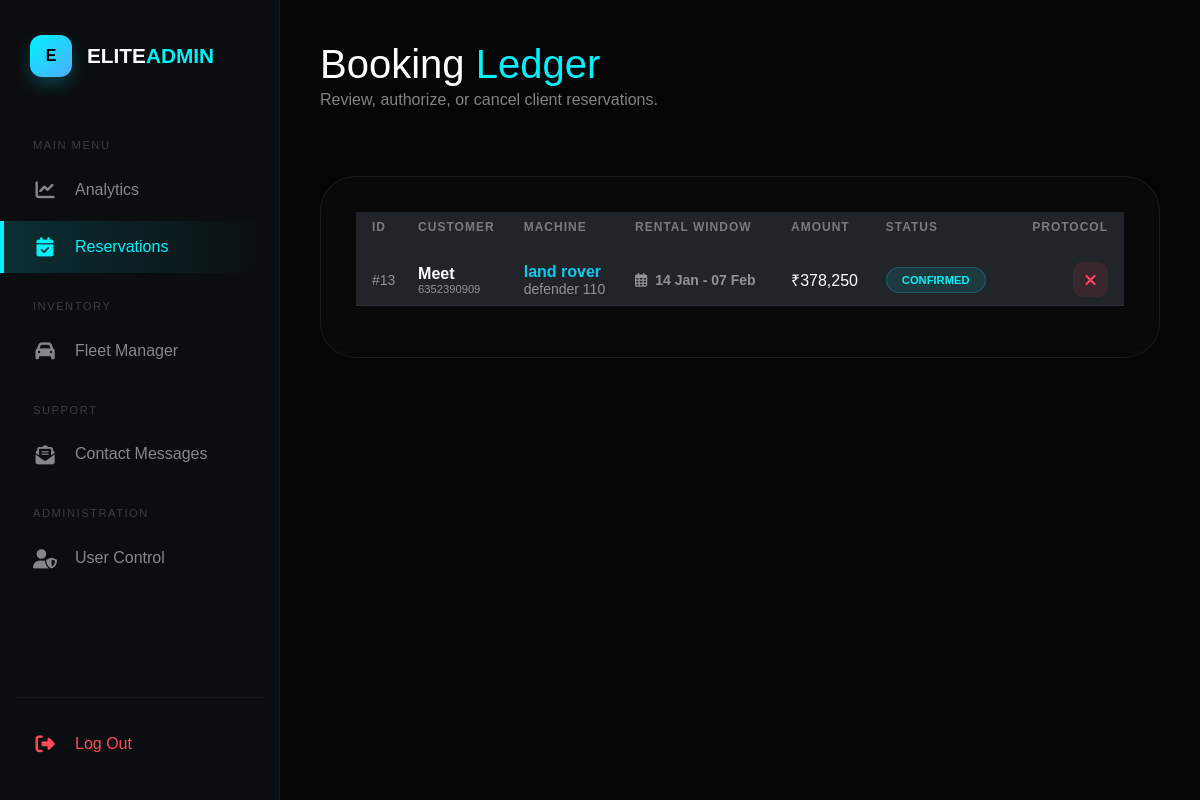
The app's page /admin/manage-bookings.php (signed in) with its own data.
### tables this page shows
CREATE TABLE `bookings` (
  `id` int(11) NOT NULL,
  `user_id` int(11) NOT NULL,
  `vehicle_id` int(11) NOT NULL,
  `from_date` date NOT NULL,
  `to_date` date NOT NULL,
  `total_price` decimal(10,2) NOT NULL,
  `status` varchar(20) DEFAULT 'confirmed',
  `booking_date` timestamp NOT NULL DEFAULT current_timestamp()
);

CREATE TABLE `users` (
  `id` int(11) NOT NULL,
  `name` varchar(100) DEFAULT NULL,
  `email` varchar(100) DEFAULT NULL,
  `password` varchar(255) DEFAULT NULL,
  `phone` varchar(15) DEFAULT NULL,
  `created_at` timestamp NOT NULL DEFAULT current_timestamp()
);

CREATE TABLE `vehicles` (
  `id` int(11) NOT NULL,
  `brand` varchar(100) DEFAULT NULL,
  `model` varchar(100) DEFAULT NULL,
  `type` varchar(50) DEFAULT NULL,
  `price_per_day` int(11) DEFAULT NULL,
  `image` varchar(255) DEFAULT NULL,
  `fuel_type` varchar(50) DEFAULT NULL,
  `transmission` varchar(50) DEFAULT NULL,
  `seats` int(11) DEFAULT NULL,
  `hp` int(11) DEFAULT NULL,
  `status` varchar(20) DEFAULT 'available'
);

### admin/manage-bookings.php (the view, shortened to what this page needs)
<?php
require_once(__DIR__ . '/../includes/db.php');
$query = "SELECT b.*, u.name as user_name, u.phone as user_phone,
          v.brand, v.model
          FROM bookings b
          JOIN users u ON b.user_id = u.id
          JOIN vehicles v ON b.vehicle_id = v.id
          ORDER BY b.id DESC";
$bookings = mysqli_query($conn, $query);
include(__DIR__ . '/layout/sidebar.php');
?>
<!DOCTYPE html>
<html lang="en">
<head>
    <link href="https://cdn.jsdelivr.net/npm/bootstrap@5.3.0/dist/css/bootstrap.min.css" rel="stylesheet">
    <link rel="stylesheet" href="https://cdnjs.cloudflare.com/ajax/libs/font-awesome/6.4.0/css/all.min.css">
    <link rel="stylesheet" href="https://cdnjs.cloudflare.com/ajax/libs/animate.css/4.1.1/animate.min.css"/>
</head>
<body>
<div class="main-content">
    <div class="d-flex justify-content-between align-items-center mb-5 animate__animated animate__fadeInDown">
        <div>
            <h1 class="fw-800 mb-0">Booking <span style="color: var(--accent)">Ledger</span></h1>
            <p class="text-white-50">Review, authorize, or cancel client reservations.</p>
        </div>
    </div>
    <div class="booking-card animate__animated animate__fadeInUp">
        <div class="table-responsive">
            <table class="table table-dark">
                <thead>
                    <tr>
                        <th class="ps-3">ID</th>
                        <th>Customer</th>
                        <th>Machine</th>
                        <th>Rental Window</th>
                        <th>Amount</th>
                        <th>Status</th>
                        <th class="text-end pe-3">Protocol</th>
                    </tr>
                </thead>
                <tbody>
                    <?php if(mysqli_num_rows($bookings) > 0): ?>
                        <?php while($row = mysqli_fetch_assoc($bookings)): ?>
                        <tr>
                            <td class="ps-3 text-white-50 small">#<?php echo $row['id']; ?></td>
                            <td>
                                <div class="fw-bold"><?php echo htmlspecialchars($row['user_name']); ?></div>
                                <div class="small text-white-50" style="font-size: 0.7rem;"><?php echo $row['user_phone']; ?></div>
                            </td>
                            <td>
                                <span class="text-info fw-bold"><?php echo $row['brand']; ?></span>
                                <div class="small opacity-50"><?php echo $row['model']; ?></div>
                            </td>
                            <td>
                                <div class="small fw-bold text-white-50">
                                    <i class="far fa-calendar-alt me-1 text-accent"></i>
                                    <?php echo date('d M', strtotime($row['from_date'])); ?> - <?php echo date('d M', strtotime($row['to_date'])); ?>
                                </div>
                            </td>
                            <td class="fw-800">₹<?php echo number_format($row['total_price'] ?? 0); ?></td>
                            <td>
                                <span class="status-badge status-<?php echo strtolower($row['status']); ?>">
                                    <?php echo $row['status']; ?>
                                </span>
                            </td>
                            <td class="text-end pe-3">
                                <?php if($row['status'] != 'cancelled'): ?>
                                    <a href="manage-bookings.php?id=<?php echo $row['id']; ?>&status=cancelled" class="btn-action btn-reject" onclick="return confirm('Archive this transaction as cancelled?')" title="Reject">
                                        <i class="fas fa-times"></i>
                                    </a>
                                <?php endif; ?>
                            </td>
                        </tr>
                        <?php endwhile; ?>
                    <?php else: ?>
                        <tr><td colspan="7" class="text-center py-5 text-white-50">Zero active bookings found in database.</td></tr>
                    <?php endif; ?>
                </tbody>
            </table>
        </div>
    </div>
</div>
</body>
</html>

### admin/layout/sidebar.php (style rules this page uses)
:root { --sidebar-width: 280px; --sidebar-collapsed-width: 85px; --accent: #00f2fe; --bg-dark: #0b0e11; --nav-hover: rgba(0, 242, 254, 0.08); --transition: all 0.4s cubic-bezier(0.4, 0, 0.2, 1); }

### admin/manage-bookings.php (style rules this page uses)
:root { --accent: #00f2fe; --card-bg: rgba(255, 255, 255, 0.02); }
body { background: #050505; color: #fff; font-family: 'Plus Jakarta Sans', sans-serif; }
.main-content { margin-left: 280px; padding: 40px; min-height: 100vh; }
.booking-card { background: var(--card-bg); backdrop-filter: blur(10px); border: 1px solid rgba(255, 255, 255, 0.08); border-radius: 35px; padding: 35px; }
.status-badge { padding: 6px 15px; border-radius: 50px; font-size: 0.7rem; font-weight: 800; text-transform: uppercase; }
.status-confirmed { background: rgba(0, 242, 254, 0.1); color: var(--accent); border: 1px solid rgba(0, 242, 254, 0.2); }
.table { color: #fff; vertical-align: middle; border-color: rgba(255,255,255,0.05); }
.table thead th { border: none; color: rgba(255,255,255,0.4); font-size: 0.75rem; text-transform: uppercase; letter-spacing: 1px; padding-bottom: 20px; }
.btn-action { width: 35px; height: 35px; border-radius: 10px; display: inline-flex; align-items: center; justify-content: center; text-decoration: none; transition: 0.3s; }
.btn-reject { background: rgba(255, 75, 92, 0.1); color: #ff4b5c; }

### records on screen
bookings: id "13", user.name "Meet", user.phone "6352390909", vehicle.brand "land rover", vehicle.model "defender 110", from_date "14 Jan", to_date "07 Feb", total_price "378,250", status "CONFIRMED"
